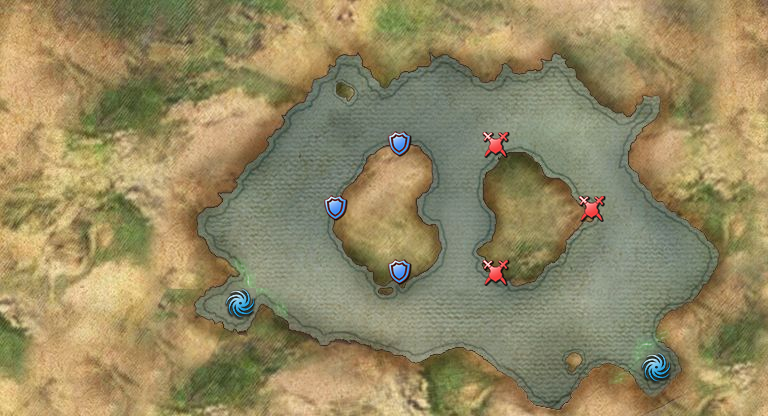

Tiled map render using the project's own tile images. Description and the map definition, with tile-layer contents summarised, below:
An orthogonal 24x13 tile map with 32x32 px tiles, 5 tile layers (块层 3, friendly, enemy, whirlpool, ...), 5 tilesets.

<map version="1.0" orientation="orthogonal" renderorder="right-down" width="24" height="13" tilewidth="32" tileheight="32">
 <tileset firstgid="1" name="stronghold_friend" tilewidth="32" tileheight="32">
  <image source="stronghold_friend.png" width="32" height="32" />
 </tileset>
 <tileset firstgid="2" name="port_small_red" tilewidth="32" tileheight="32">
  <image source="port_small_red.png" width="32" height="32" />
 </tileset>
 <tileset firstgid="3" name="stronghold_map" tilewidth="32" tileheight="32">
  <image source="stronghold_map.jpg" width="784" height="416" />
 </tileset>
 <tileset firstgid="315" name="whirlpool" tilewidth="32" tileheight="32">
  <image source="whirlpool.png" width="32" height="32" />
 </tileset>
 <tileset firstgid="316" name="wm_area_wall" tilewidth="32" tileheight="32">
  <image source="wm_area_wall.png" width="64" height="64" />
 </tileset>
 <layer name="块层 3" width="24" height="13">
  <data>[312 cells, 312 non-empty, 312 distinct tile ids]</data>
 </layer>
 <layer name="friendly" width="24" height="13">
  <data>[312 cells, 3 non-empty, 1 distinct tile ids]</data>
 </layer>
 <layer name="enemy" width="24" height="13">
  <data>[312 cells, 3 non-empty, 1 distinct tile ids]</data>
 </layer>
 <layer name="whirlpool" width="24" height="13">
  <data>[312 cells, 2 non-empty, 1 distinct tile ids]</data>
 </layer>
 <layer name="wall" width="24" height="13">
  <data>[312 cells, 6 non-empty, 4 distinct tile ids]</data>
 </layer>
</map>
